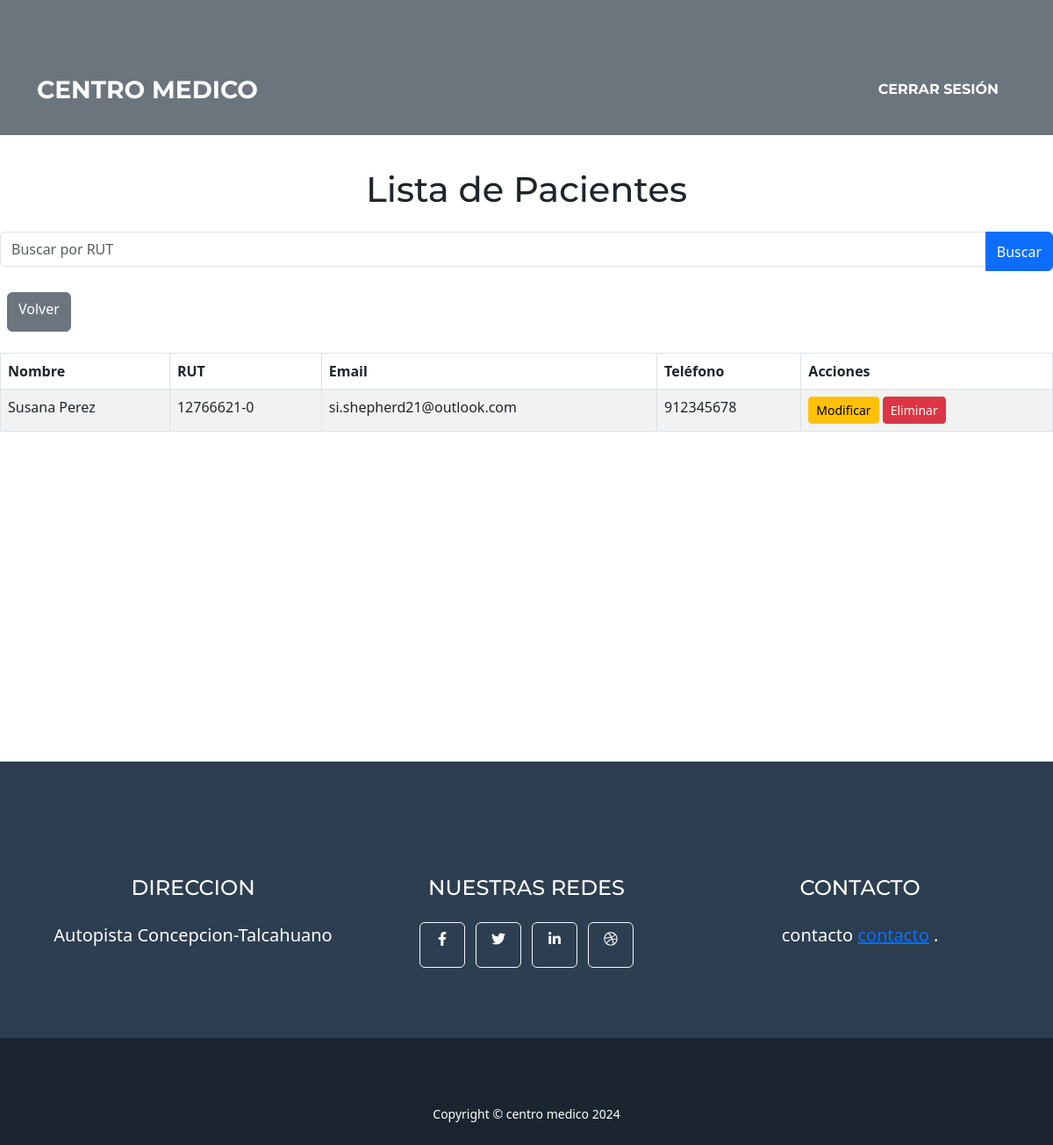
/recepcionista/pacientes/ (signed in), run on the app's committed database.
### ficha_medica/models.py (models this page shows, shortened)
class Paciente(models.Model):
    rut = models.CharField(max_length=12, unique=True)  # Ejemplo: 12345678-9
    nombre = models.CharField(max_length=100)
    fecha_nacimiento = models.DateField(blank=True, null=True)  # Campo adicional
    direccion = models.TextField(blank=True, null=True)
    telefono = models.CharField(max_length=15, blank=True, null=True)
    email = models.EmailField(blank=True, null=True)
    class Meta:
        verbose_name = "Paciente"
        verbose_name_plural = "Pacientes"

### ficha_medica/utils.py (the view)
        def _wrapped_view(request, *args, **kwargs):
            if not request.user.groups.filter(name=role_name).exists():
                return HttpResponseForbidden(f"No tienes acceso al rol requerido: {role_name}.")
            return view_func(request, *args, **kwargs)

### ficha_medica/utils.py (called while the page is built)
def role_required(role_name):
    def decorator(view_func):
        def _wrapped_view(request, *args, **kwargs):
            if not request.user.groups.filter(name=role_name).exists():
                return HttpResponseForbidden(f"No tienes acceso al rol requerido: {role_name}.")
            return view_func(request, *args, **kwargs)
        return _wrapped_view
    return decorator

### ficha_medica/views.py (called while the page is built)
@login_required
@role_required('Recepcionista')
def listar_pacientes(request):
    rut_query = request.GET.get('rut', '')
    pacientes = Paciente.objects.filter(rut__icontains=rut_query).order_by('nombre') if rut_query else Paciente.objects.all().order_by('nombre')
    paginator = Paginator(pacientes, 5)
    page_number = request.GET.get("page")
    page_obj = paginator.get_page(page_number)
    return render(request, 'pacientes/listar_pacientes.html', {'pacientes': page_obj, 'rut_query': rut_query})

### ficha_medica/templates/pacientes/listar_pacientes.html (shortened to what this page needs)
{% extends "core/base.html" %}
{% block content %}
<br><br>
<h1 class="text-center">Lista de Pacientes</h1>
<form method="get" class="my-4">
    <div class="input-group">
        <input
            type="text"
            name="rut"
            class="form-control"
            placeholder="Buscar por RUT"
            value="{{ rut_query }}">
        <button type="submit" class="btn btn-primary">Buscar</button>
    </div>
</form>
<table class="table table-bordered table-striped mt-4">
    <thead>
        <tr>
            <th>Nombre</th>
            <th>RUT</th>
            <th>Email</th>
            <th>Teléfono</th>
            <th>Acciones</th>
        </tr>
    </thead>
    <tbody>
        {% for paciente in pacientes %}
            <tr>
                <td>{{ paciente.nombre }}</td>
                <td>{{ paciente.rut }}</td>
                <td>{{ paciente.email }}</td>
                <td>{{ paciente.telefono }}</td>
                <td>
                    <a href="{% url 'modificar_paciente' paciente.id %}" class="btn btn-warning btn-sm">Modificar</a>
                    <button class="btn btn-danger btn-sm" data-bs-toggle="modal" data-bs-target="#modalEliminarPaciente" data-id="{{ paciente.id }}" data-nombre="{{ paciente.nombre }}" data-rut="{{ paciente.rut }}">
                        Eliminar
                    </button>
                </td>
            </tr>
        {% empty %}
            <tr>
                <td colspan="5" class="text-center">No se encontraron pacientes.</td>
            </tr>
        {% endfor %}
        <a href="{% url 'recepcionista_dashboard' %}" class="btn btn-secondary mx-2">Volver</a>
    </tbody>
</table>
{% endblock %}

### data on the page
Paciente: nombre "Susana Perez", rut "12766621-0", email "si.shepherd21@outlook.com", telefono "912345678"
